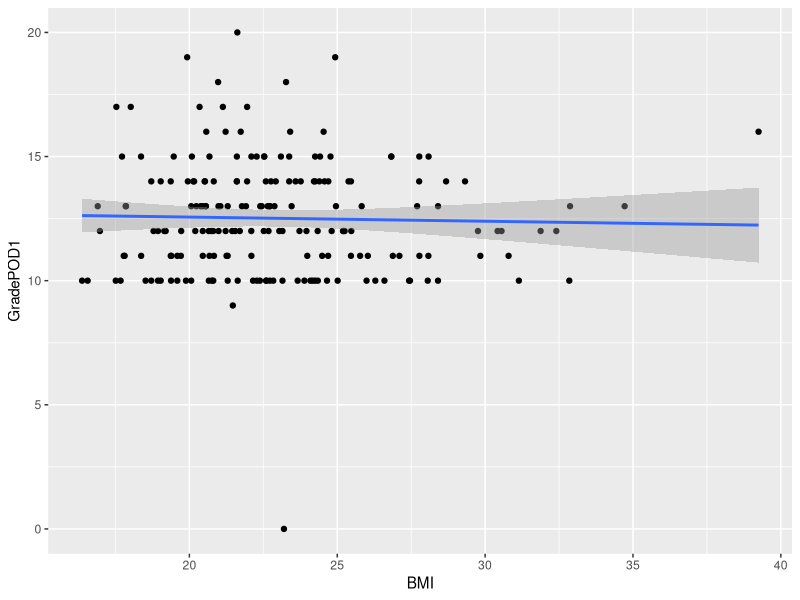

The R script that drew this image:
## ---- chunk 1
knitr::opts_chunk$set(echo = TRUE)
library(tidyverse)
## ---- chunk 2
BMIclass <- data.frame(
  Min = c(0, 18.5, 25, 30),
  Max = c(18.5, 25, 30, 50),
  Classificatie = c("Ondergewicht", "Gezond gewicht", "Overgewicht", "Overgewicht")
)
## ---- chunk 3
data <- read_csv('../data/npe-1920-wiskundige-geletterdheid.csv')
allTestData  <-  na.omit(subset(data, select = c(11,12, 113))) %>%
  mutate(BMI = WeightKg/((LengthCm/100)^2))
workData <- transform(allTestData, BMIClassificatie=BMIclass$Classificatie[findInterval(BMI,BMIclass$Min)])
glimpse(workData)
## ---- chunk 4
ggplot(data = workData, mapping = aes(x = BMI, y = GradePOD1)) +
  geom_point() +
  geom_smooth(method = "lm", formula = y ~ x)
## ---- chunk 5
#                                       afh                           onafh
regr_BMI_GradeMath4IT <- lm(workData$GradePOD1 ~ workData$BMI)
regr_BMI_GradeMath4IT
## ---- chunk 6
correlatieCoefficient <- cor(x = workData$BMI, y = workData$GradePOD1)
determinatieCoefficient <- correlatieCoefficient^2
correlatieCoefficient
determinatieCoefficient
